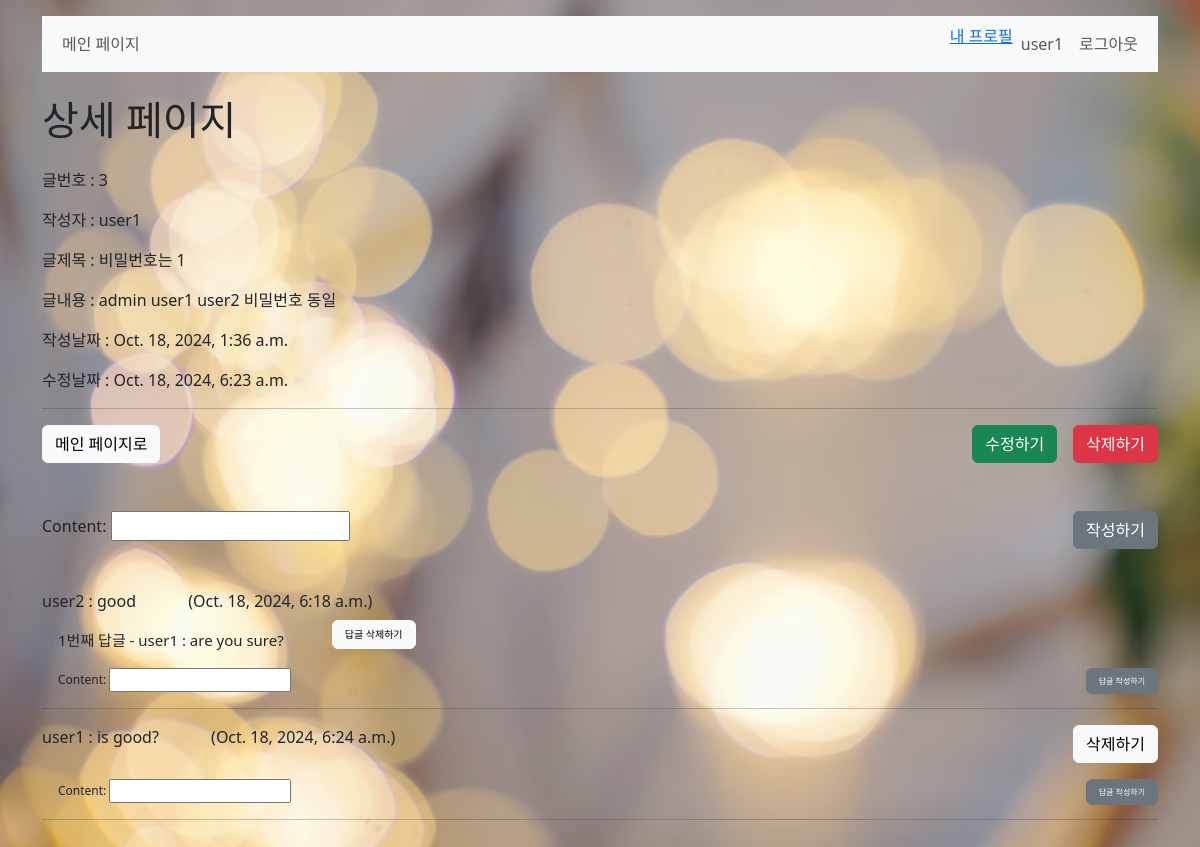
Page /boards/3/ (signed in) on the committed database.
### accounts/models.py (models this page shows)
class User(AbstractUser):
    following = models.ManyToManyField('self' , symmetrical=False , related_name='followers')

### boards/models.py (models this page shows)
class Board(models.Model):
    author = models.ForeignKey(settings.AUTH_USER_MODEL, on_delete=models.SET_NULL, null=True)
    title = models.CharField(max_length=20)
    content = models.TextField()
    created_at = models.DateTimeField(auto_now_add=True)
    updated_at = models.DateTimeField(auto_now=True)
    like_users = models.ManyToManyField(
        settings.AUTH_USER_MODEL, related_name='like_boards'
    )

class Comment(models.Model):
    author = models.ForeignKey(settings.AUTH_USER_MODEL, on_delete=models.SET_NULL, null=True)
    board = models.ForeignKey(Board, on_delete=models.CASCADE, related_name='comments')
    parent_comment = models.ForeignKey('self', on_delete=models.CASCADE, null=True, blank=True, related_name='replies')
    content = models.CharField(max_length=200)
    created_at = models.DateTimeField(auto_now_add=True)
    updated_at = models.DateTimeField(auto_now=True)

### boards/views.py (the view)
# urls.py: path('<int:pk>/', views.detail, name='detail'),
@require_http_methods(["GET", "POST"])
def detail(request, pk):
    board = get_object_or_404(Board, pk=pk)
    if request.method == 'POST':
        board.delete()
        return redirect('boards:index')
    comments = board.comments.filter(parent_comment__isnull=True)
    comment_form = CommentForm()
    context = {
        'board': board,
        'comments': comments,
        'comment_form': comment_form,
    }
    return render(request, 'boards/detail.html', context)

### boards/forms.py
class CommentForm(forms.ModelForm):
    class Meta:
        model = Comment
        fields = ('content', )

### boards/templates/boards/detail.html (shortened to what this page needs)
{% extends 'base.html' %}
{% block content %}
<div>
  <div class="d-flex justify-content-between">
    <h1 class="mb-4">상세 페이지</h1>
  </div>
  <p>글번호 : {{ board.id }}</p>
  <p>작성자 : {{ board.author }}</p>
  <p>글제목 : {{ board.title }}</p>
  <p>글내용 : {{ board.content }}</p>
  <p>작성날짜 : {{ board.created_at }}</p>
  <p>수정날짜 : {{ board.updated_at }}</p>
  <hr>
  <div class="mb-5 d-flex justify-content-between">
    <a href="{% url 'boards:index' %}"><button class="btn btn-light">메인 페이지로</button></a>
    {% if board.author == request.user %}
    <div class="d-flex">
      <a href="{% url 'boards:update' board.id %}"><button class="me-3 btn btn-success">수정하기</button></a>
      <form action="{% url 'boards:detail' board.id%}" method='POST'>
        <button type="submit" class="btn btn-danger">삭제하기</button>
      </form>
    </div>
    {% endif %}
  </div>
  <form action="{% url 'boards:comment' board.id %}" method='POST'>
    <button class="btn btn-secondary" style="float: right;" type="submit">작성하기</button>
    {{ comment_form.as_p }}
  </form>
  <div class="mt-5">
    {% if comments|length == 0 %} 댓글이 없습니다.
    {% else %}
      {% for comment in comments %}
      <div class="my-3 d-flex justify-content-between">
        <div>
          <span>{{ comment.author }} : {{ comment.content }}</span>
          <span class="mx-5">({{ comment.created_at }})</span>
        </div>
          <div>
            {% if comment.author == request.user %}
            <form action="{% url 'boards:comment_detail' board.id comment.id %}" method='POST'>
              <button class="btn btn-light">삭제하기</button>
            </form>
            {% endif %}
          </div>
        </div>
        {% for reply_comment in comment.replies.all %}
          <div class="d-flex">
            <p class="ms-3" style="font-size: 15px;">{{ forloop.counter }}번째 답글 - {{ reply_comment.author }} : {{ reply_comment.content }}</p>
            {% if reply_comment.author == request.user %}
              <form class="ms-5" action="{% url 'boards:comment_detail' board.id reply_comment.id %}" method='POST'>
                <button class="btn btn-light custom-button" style="font-size: 10px;" >답글 삭제하기</button>
              </form>
            {% endif %}
          </div>
        {% endfor %}
        <form class="ms-3" style="font-size: 12px;" action="{% url 'boards:create_reply' comment.id %}" method='POST'>
          <button class="btn btn-secondary" style="float: right; font-size: 8px;" type="submit">답글 작성하기</button>
          {{ comment_form.as_p }}
        </form>
        <hr/>
      {% endfor %}
    {% endif %}
  </div>
</div>
{% endblock content %}

### templates/_navbar.html (shortened to what this page needs)
<nav class="navbar navbar-expand-lg bg-light">
  <div class="container-fluid">
    <div class="collapse navbar-collapse d-flex justify-content-between" id="navbarNav">
      <ul class="navbar-nav">
        <li class="nav-item">
          <a class="nav-link" aria-current="page" href="{% url 'boards:index' %}">메인 페이지</a>
        </li>
      </ul>
      <ul class="navbar-nav">
        {% if user.is_authenticated %}
          <li>
            <span>
              <a href="{% url "accounts:profile" user.username %}">내 프로필</a>
            </span>
          </li>
          <li>
            <span class="nav-link">{{ user }}</span>
          </li>
          <li>
            <a href="{% url "accounts:logout" %}" class="nav-link">로그아웃</a>
          </li>
        {% endif %}
      </ul>
    </div>
  </div>
</nav>

### boards/templates/boards/detail.html (style rules this page uses)
.custom-button { font-size: 5px; margin-top: -1rem; }

### rows in the picture
User: username "user1"
Board: id "3", author "user1", title "비밀번호는 1", content "admin user1 user2 비밀번호 동일", created_at "Oct. 18, 2024, 1:36 a.m.", updated_at "Oct. 18, 2024, 6:23 a.m."
Comment: author "user2", content "good", created_at "Oct. 18, 2024, 6:18 a.m."
Comment: author "user1", content "are you sure?", shows "답글 삭제하기"
Comment: author "user1", content "is good?", created_at "Oct. 18, 2024, 6:24 a.m.", shows "삭제하기"
